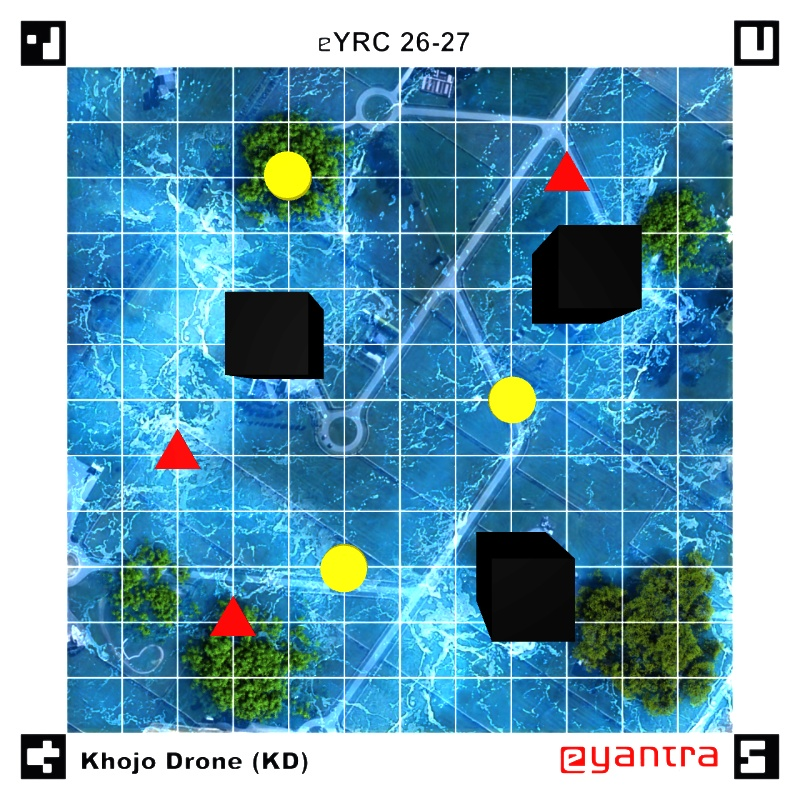
#> input picture Khoj-o-drone/Task1A/image_1.jpg, 800 x 800 px
$ python task1a.py --image image_1.jpg
#> lines starting #> are read from the running program, lines starting #| are printed output that depends on the picture; after the words box and inside, x2 and y2 are one past the last pixel; in counts of white or black regions, pixels touching at a corner belong together
import argparse
import cv2
import numpy as np
from pathlib import Path


def main():

    # -----------------------------
    # Read command-line argument
    # -----------------------------
    parser = argparse.ArgumentParser()
    parser.add_argument("--image", required=True)
    args = parser.parse_args()

    image = cv2.imread(args.image)
#> image is the input picture: shape (800, 800, 3); mean B, G, R 186.1, 164.3, 114.5

    if image is None:
        raise SystemExit(f"ERROR: Could not load image: {args.image}")


    # -----------------------------
    # Detect ArUco markers
    # -----------------------------
    dictionary = cv2.aruco.getPredefinedDictionary(
        cv2.aruco.DICT_4X4_250
    )

    parameters = cv2.aruco.DetectorParameters()
    detector = cv2.aruco.ArucoDetector(dictionary, parameters)

    corners, ids, rejected = detector.detectMarkers(image)
#> corners = ([[778, 65], [734, 65], [734, 20], [778, 20]], [[778, 778], [734, 778], [734, 734], [778, 734]], [[65, 778], [21, 778], [21, 734], [65, 734]], [[65, 65], [21, 65], [21, 21], [65, 21]]); ids = [85, 90, 95, 80]; rejected = 31 items

    if ids is None:
        raise SystemExit("ERROR: No ArUco markers detected.")

    detected_ids = sorted(
        [int(marker_id) for marker_id in ids.flatten()]
    )
#> detected_ids = [80, 85, 90, 95]

    required_ids = {80, 85, 90, 95}
    missing_ids = required_ids - set(detected_ids)
#> missing_ids = 0 items

    if missing_ids:
        raise SystemExit(
            f"ERROR: Missing marker IDs: {sorted(missing_ids)}"
        )


    # -----------------------------
    # Get playing-field corners
    # -----------------------------
    field_corners = {}

    for marker_id, marker_corners in zip(ids.flatten(), corners):

        points = marker_corners[0]

        if marker_id == 80:
            field_corners[80] = points[0]

        elif marker_id == 85:
            field_corners[85] = points[1]

        elif marker_id == 90:
            field_corners[90] = points[2]

        elif marker_id == 95:
            field_corners[95] = points[3]
#> this loop made 4 passes
#> (marker_id, points) on passes 1 to 4: (85, [[778, 65], [734, 65], [734, 20], [778, 20]]), (90, [[778, 778], [734, 778], [734, 734], [778, 734]]), (95, [[65, 778], [21, 778], [21, 734], [65, 734]]), (80, [[65, 65], [21, 65], [21, 21], [65, 21]])
#> after the loop, field_corners = {85: [734, 65], 90: [734, 734], 95: [65, 734], 80: [65, 65]}


    # -----------------------------
    # Perspective transformation
    # -----------------------------
    src_points = np.float32([
        field_corners[80],
        field_corners[85],
        field_corners[90],
        field_corners[95]
    ])
#> src_points = [[65, 65], [734, 65], [734, 734], [65, 734]]

    dst_points = np.float32([
        [0, 0],
        [899, 0],
        [899, 899],
        [0, 899]
    ])

    matrix = cv2.getPerspectiveTransform(
        src_points,
        dst_points
    )
#> matrix = [[1.34, 9.65e-18, -87.35], [-1.94e-17, 1.34, -87.35], [-1.18e-19, -2.36e-20, 1]]

    rectified = cv2.warpPerspective(
        image,
        matrix,
        (900, 900)
    )
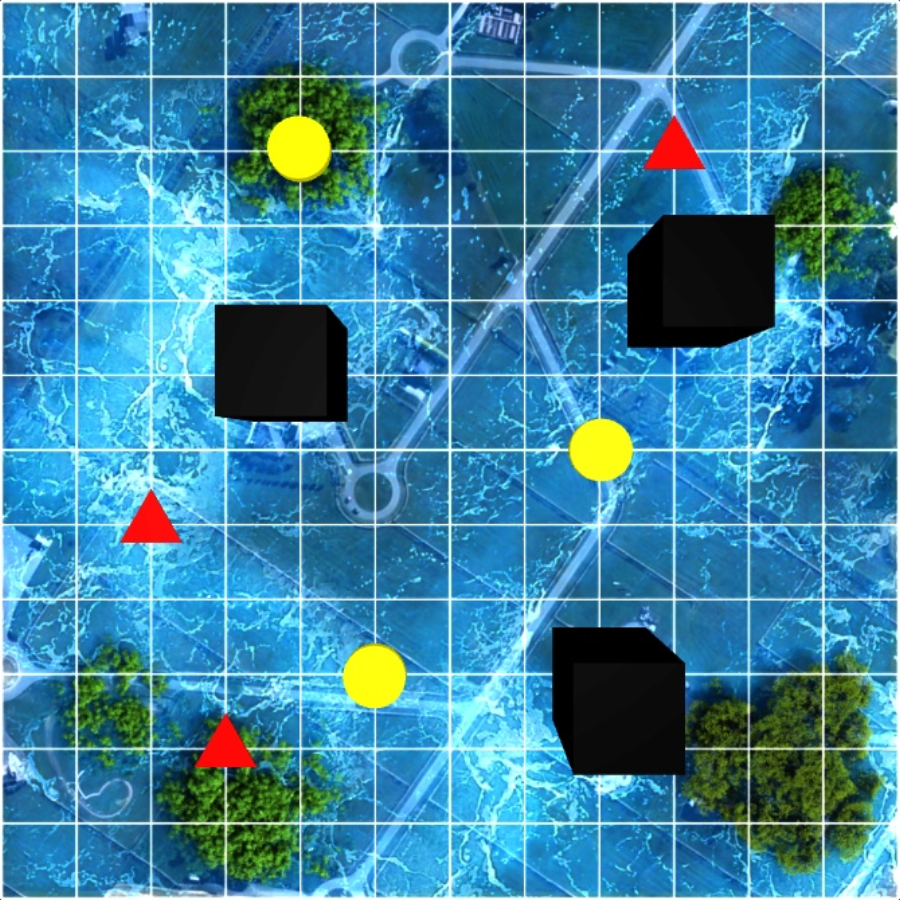
#> rectified: shape (900, 900, 3); mean B, G, R 161.8, 130.6, 59

    # Keep a clean copy for colour detection.
    # The grid will be drawn on 'rectified',
    # but detection will use this clean copy.
    detection_image = rectified.copy()


    # -----------------------------
    # Create 11 x 11 grid points
    # -----------------------------
    cell_size = 900 // 12

    grid_points = {}

    for row in range(11):

        for col in range(11):

            x = (col + 1) * cell_size
            y = (row + 1) * cell_size

            label = chr(ord('A') + col) + str(row + 1)

            grid_points[label] = (x, y)


    # -----------------------------
    # Convert clean image to HSV
    # -----------------------------
    hsv = cv2.cvtColor(
        detection_image,
        cv2.COLOR_BGR2HSV
    )
#> hsv: shape (900, 900, 3); mean H, S, V 90.7, 171.6, 170.1


    # =========================================================
    # RED SURVIVORS
    # =========================================================

    lower_red1 = np.array([0, 100, 100])
    upper_red1 = np.array([10, 255, 255])

    lower_red2 = np.array([170, 100, 100])
    upper_red2 = np.array([179, 255, 255])

    mask_red1 = cv2.inRange(
        hsv,
        lower_red1,
        upper_red1
    )
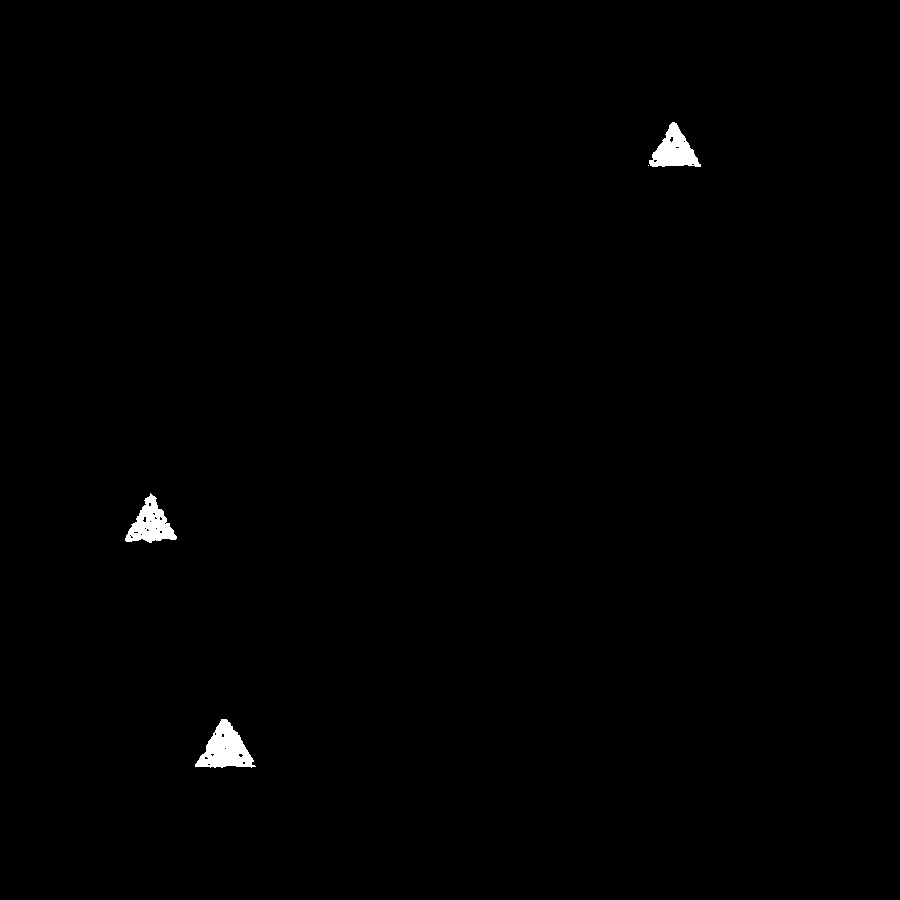
#> mask_red1: shape (900, 900); 0.51% white; 4 white regions (1 under 20 px), largest, box (x1, y1, x2, y2) and area: (195, 719, 256, 768) 1617, (125, 493, 177, 543) 1288, (649, 122, 701, 167) 1251

    mask_red2 = cv2.inRange(
        hsv,
        lower_red2,
        upper_red2
    )
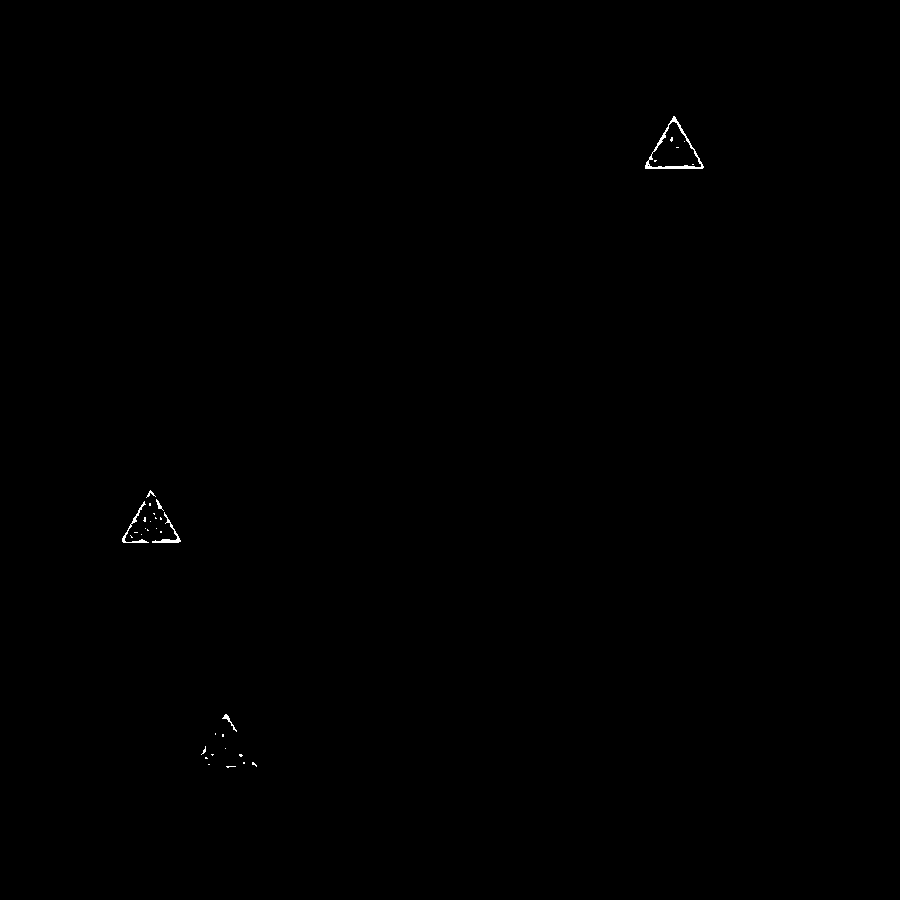
#> mask_red2: shape (900, 900); 0.12% white in thin lines or dots, all inside (x1, y1, x2, y2) = (122, 116, 704, 768)

    red_mask = cv2.bitwise_or(
        mask_red1,
        mask_red2
    )
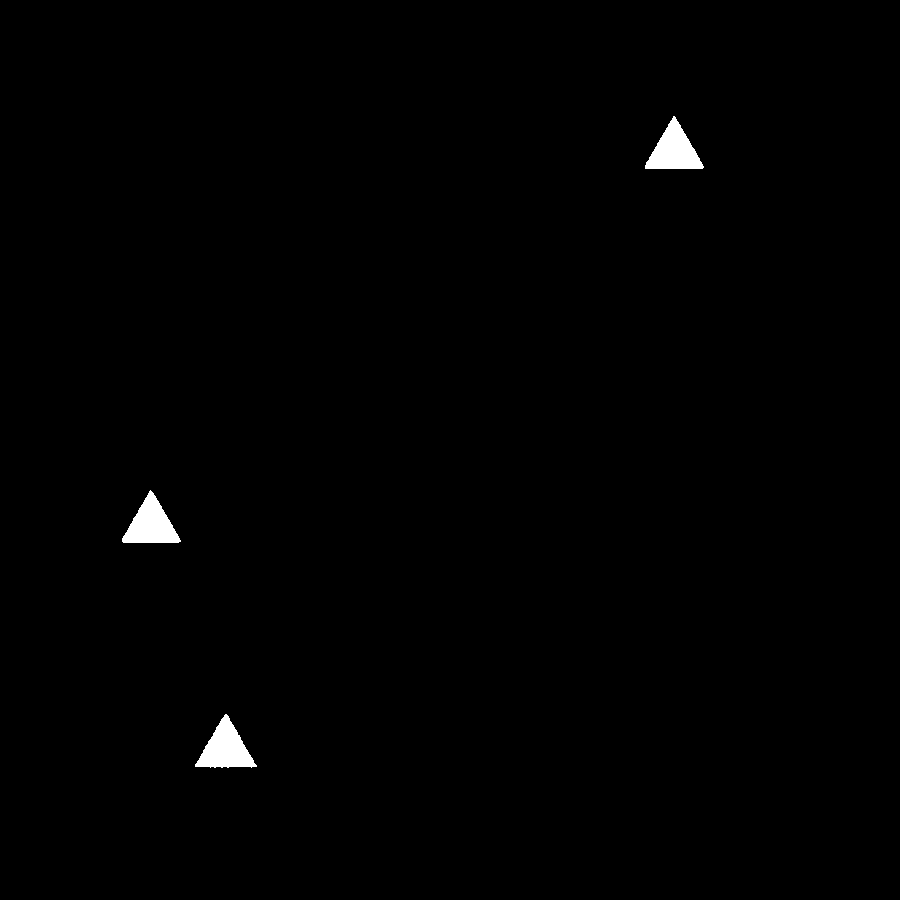
#> red_mask: shape (900, 900); 0.63% white; 3 white regions

    red_contours, _ = cv2.findContours(
        red_mask,
        cv2.RETR_EXTERNAL,
        cv2.CHAIN_APPROX_SIMPLE
    )
#> red_contours = 3 contours; box (x1, y1, x2, y2) and area: (195, 714, 257, 768) 1658, (122, 490, 181, 543) 1613, (645, 116, 704, 169) 1609

    red_regions = [
        c for c in red_contours
        if cv2.contourArea(c) > 100
    ]
#> red_regions has the same summary as red_contours


    # -----------------------------
    # Find red centers
    # -----------------------------
    red_centers = []

    for contour in red_regions:

        M = cv2.moments(contour)

        if M["m00"] != 0:

            center_x = int(
                M["m10"] / M["m00"]
            )

            center_y = int(
                M["m01"] / M["m00"]
            )

            red_centers.append(
                (center_x, center_y)
            )
#> this loop made 3 passes
#> (center_x, center_y) on passes 1 to 3: (225, 748), (150, 524), (673, 150)
#> after the loop, red_centers = [(225, 748), (150, 524), (673, 150)]


    # -----------------------------
    # Assign red centers to grid
    # -----------------------------
    red_locations = []

    for center_x, center_y in red_centers:

        nearest_label = None
        nearest_distance = float("inf")

        for label, (grid_x, grid_y) in grid_points.items():

            distance = (
                (center_x - grid_x) ** 2
                +
                (center_y - grid_y) ** 2
            ) ** 0.5

            if distance < nearest_distance:

                nearest_distance = distance
                nearest_label = label

        red_locations.append(nearest_label)
#> this loop made 3 passes
#> after the loop, red_locations = ['C10', 'B7', 'I2']


    # =========================================================
    # YELLOW SURVIVORS
    # =========================================================

    lower_yellow = np.array([20, 100, 100])
    upper_yellow = np.array([40, 255, 255])

    yellow_mask = cv2.inRange(
        hsv,
        lower_yellow,
        upper_yellow
    )
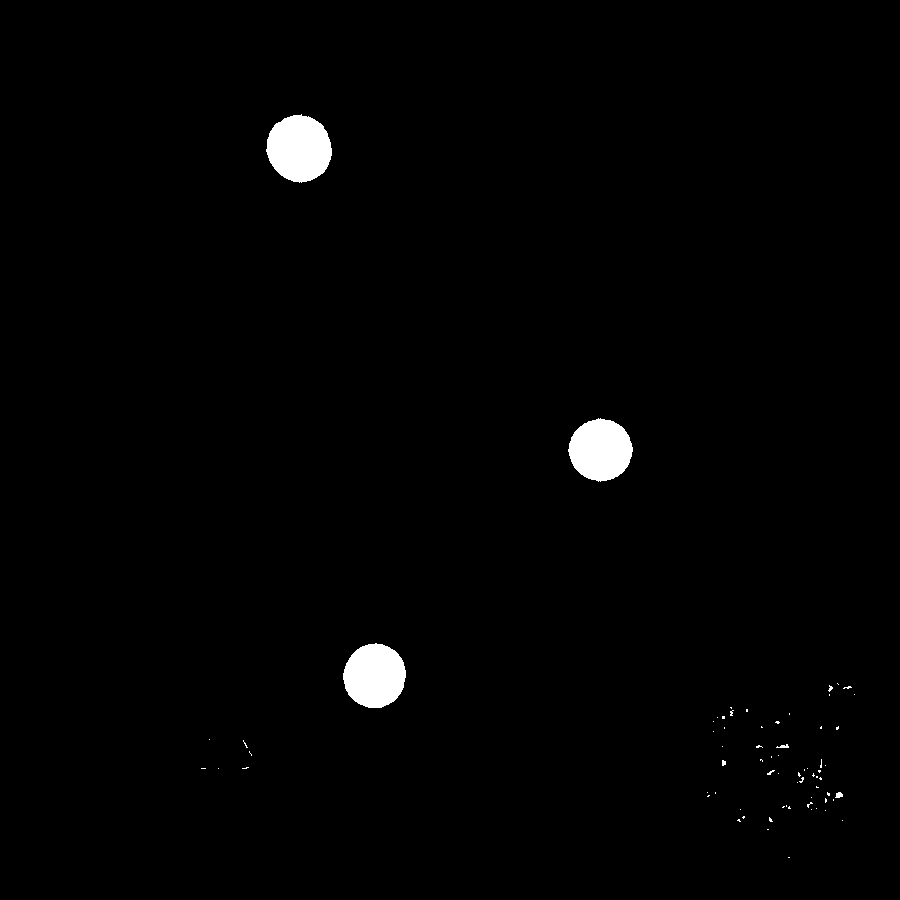
#> yellow_mask: shape (900, 900); 1.2% white; 70 white regions (64 under 20 px)

    yellow_contours, _ = cv2.findContours(
        yellow_mask,
        cv2.RETR_EXTERNAL,
        cv2.CHAIN_APPROX_SIMPLE
    )
#> yellow_contours = 70 contours, 66 with area under 20; largest, box (x1, y1, x2, y2) and area: (266, 114, 332, 183) 3337, (343, 643, 406, 708) 3074, (568, 418, 633, 482) 3012, (835, 792, 843, 798) 24

    yellow_regions = [
        c for c in yellow_contours
        if cv2.contourArea(c) > 100
    ]
#> yellow_regions = 3 contours; box (x1, y1, x2, y2) and area: (266, 114, 332, 183) 3337, (343, 643, 406, 708) 3074, (568, 418, 633, 482) 3012


    # -----------------------------
    # Find yellow centers
    # -----------------------------
    yellow_centers = []

    for contour in yellow_regions:

        M = cv2.moments(contour)

        if M["m00"] != 0:

            center_x = int(
                M["m10"] / M["m00"]
            )

            center_y = int(
                M["m01"] / M["m00"]
            )

            yellow_centers.append(
                (center_x, center_y)
            )
#> this loop made 3 passes
#> (center_x, center_y) on passes 1 to 3: (374, 675), (600, 449), (298, 148)
#> after the loop, yellow_centers = [(374, 675), (600, 449), (298, 148)]


    # -----------------------------
    # Assign yellow centers to grid
    # -----------------------------
    yellow_locations = []

    for center_x, center_y in yellow_centers:

        nearest_label = None
        nearest_distance = float("inf")

        for label, (grid_x, grid_y) in grid_points.items():

            distance = (
                (center_x - grid_x) ** 2
                +
                (center_y - grid_y) ** 2
            ) ** 0.5

            if distance < nearest_distance:

                nearest_distance = distance
                nearest_label = label

        yellow_locations.append(nearest_label)
#> this loop made 3 passes
#> after the loop, yellow_locations = ['E9', 'H6', 'D2']


    # =========================================================
    # WRITE REQUIRED RESULTS FILE
    # =========================================================

    image_path = Path(args.image)

    results_path = image_path.with_name(
        image_path.stem + "_results.txt"
    )

    with open(results_path, "w") as f:

        f.write(
            f"Detected marker IDs: {detected_ids}\n"
        )

        f.write("\n")

        f.write(
            f"Critical Survivors: "
            f"{', '.join(red_locations)}\n"
        )

        f.write(
            f"Stable Survivors: "
            f"{', '.join(yellow_locations)}\n"
        )

    print(f"Results saved to: {results_path}")


if __name__ == "__main__":
    main()
